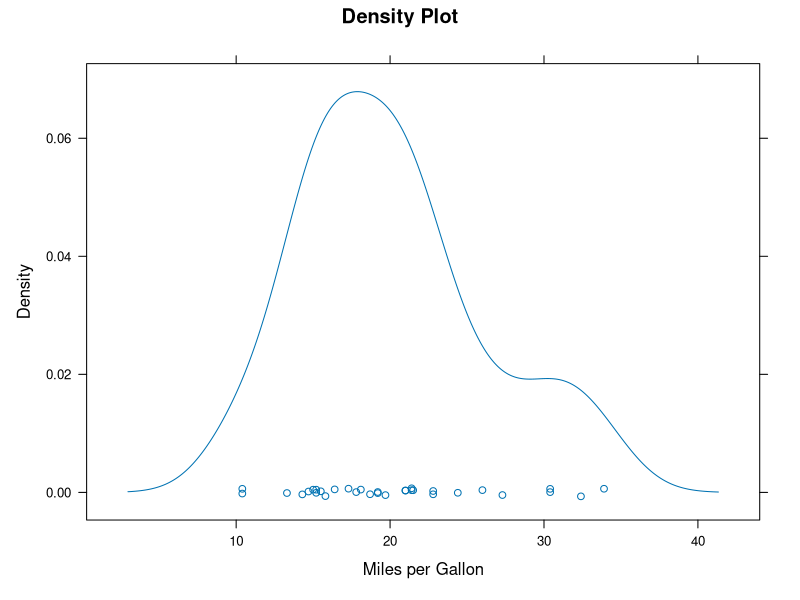
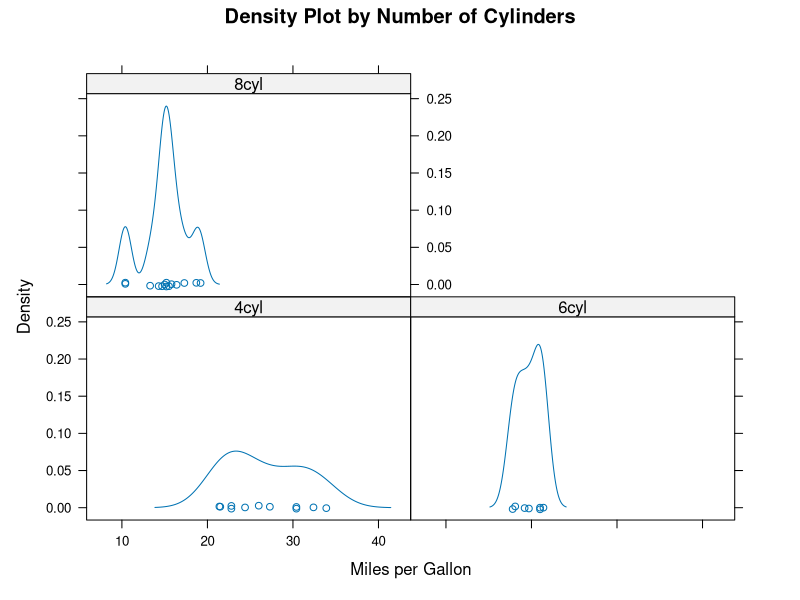
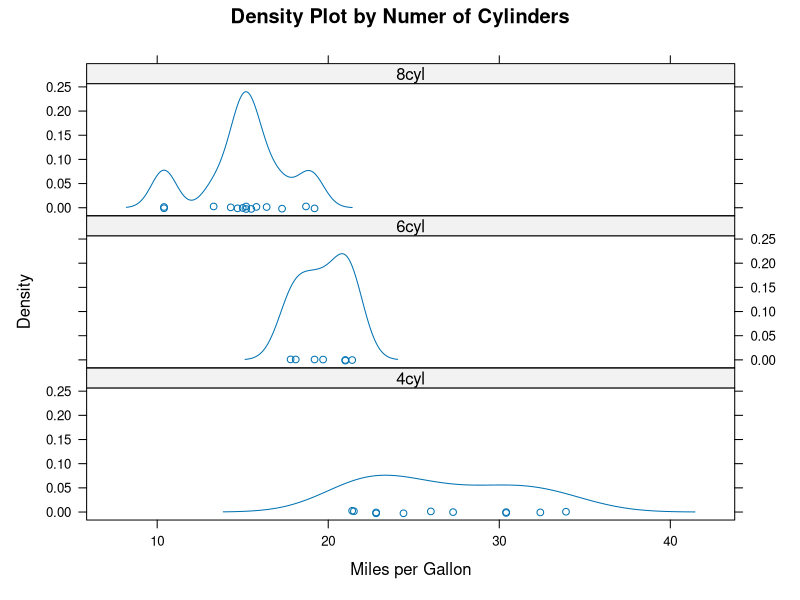
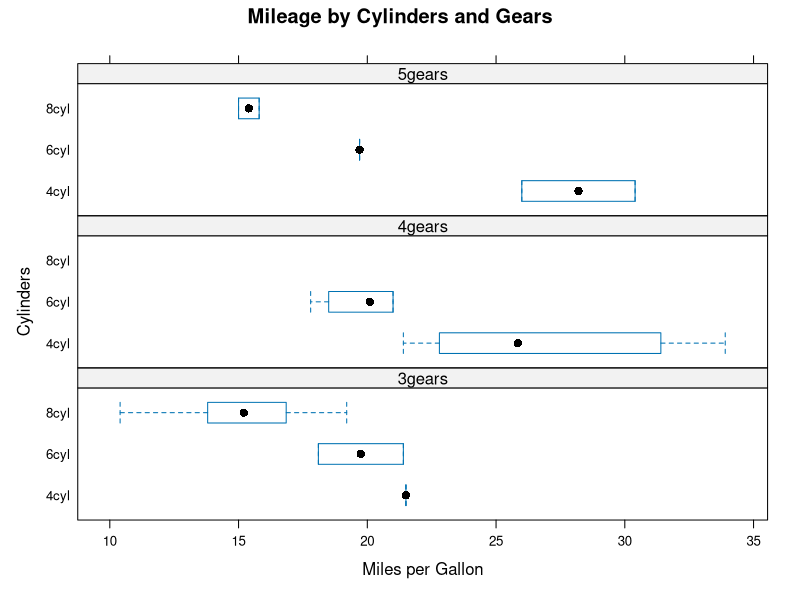
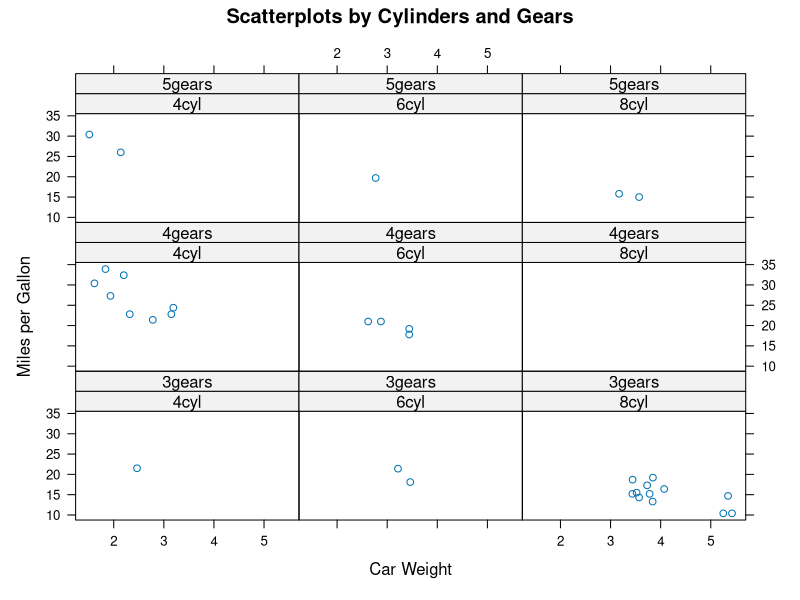
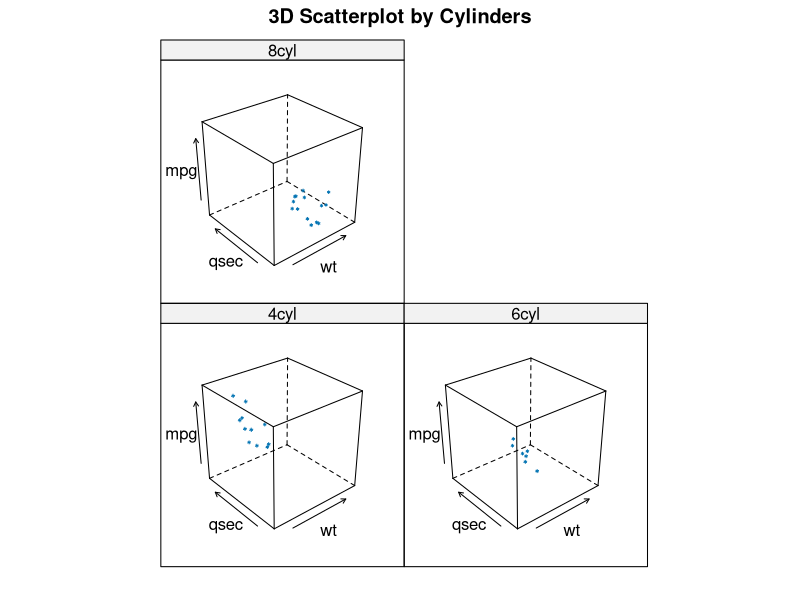
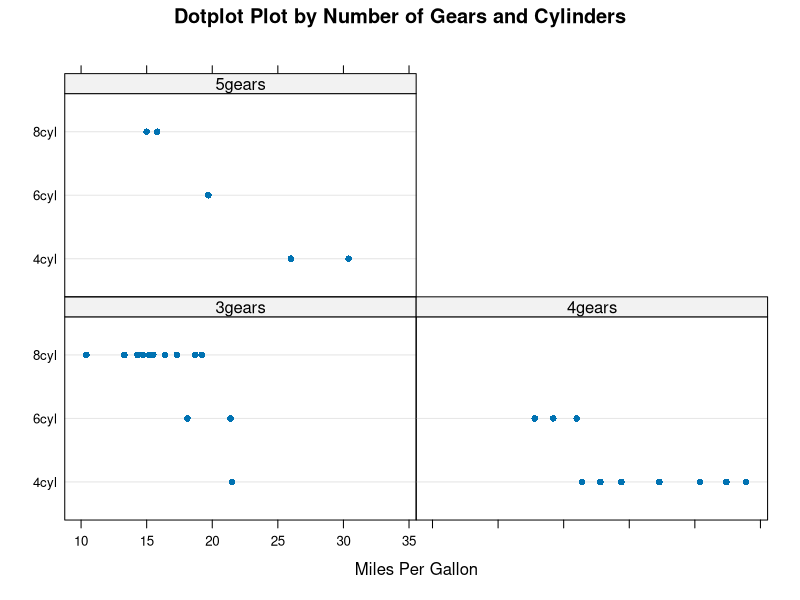
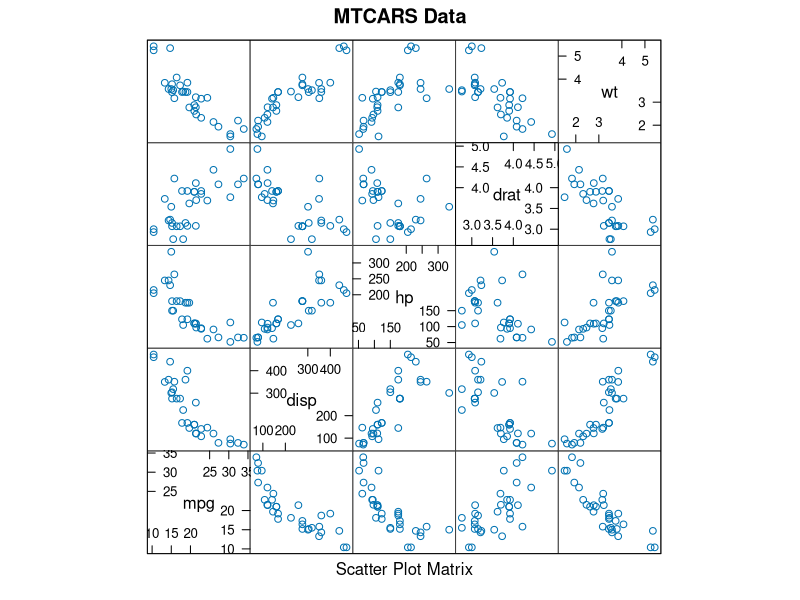

Recreate these plots in R, in order.
## Lattice example basics
# Lattice Examples 
library(lattice) 
attach(mtcars)

# create factors with value labels 
gear.f<-factor(gear,levels=c(3,4,5),
               labels=c("3gears","4gears","5gears")) 
cyl.f <-factor(cyl,levels=c(4,6,8),
               labels=c("4cyl","6cyl","8cyl")) 

# kernel density plot 
densityplot(~mpg, 
            main="Density Plot", 
            xlab="Miles per Gallon")

# kernel density plots by factor level 
densityplot(~mpg|cyl.f, 
            main="Density Plot by Number of Cylinders",
            xlab="Miles per Gallon")

# kernel density plots by factor level (alternate layout) 
densityplot(~mpg|cyl.f, 
            main="Density Plot by Numer of Cylinders",
            xlab="Miles per Gallon", 
            layout=c(1,3))

# boxplots for each combination of two factors 
bwplot(cyl.f~mpg|gear.f,ylab="Cylinders", xlab="Miles per Gallon",main="Mileage by Cylinders and Gears", layout=(c(1,3)))
       
# scatterplots for each combination of two factors 
xyplot(mpg~wt|cyl.f*gear.f, 
       main="Scatterplots by Cylinders and Gears", 
       ylab="Miles per Gallon", xlab="Car Weight")

# 3d scatterplot by factor level 
cloud(mpg~wt*qsec|cyl.f, layout = c(2,2),
      main="3D Scatterplot by Cylinders") 

# dotplot for each combination of two factors 
dotplot(cyl.f~mpg|gear.f, 
        main="Dotplot Plot by Number of Gears and Cylinders",
        xlab="Miles Per Gallon")

# scatterplot matrix 
splom(mtcars[c(1,3,4,5,6)], 
      main="MTCARS Data")

####


require(grDevices) # for colours
x <- y <- seq(-4*pi, 4*pi, len = 27)
r <- sqrt(outer(x^2, y^2, "+"))
image(z = z <- cos(r^2)*exp(-r/6), col  = gray((0:32)/32))
image(z, axes = FALSE, main = "Math can be beautiful ...",
      xlab = expression(cos(r^2) * e^{-r/6}))
contour(z, add = TRUE, drawlabels = FALSE)

x <- seq(pi/4, 5 * pi, length.out = 100)
y <- seq(pi/4, 5 * pi, length.out = 100)
r <- as.vector(sqrt(outer(x^2, y^2, "+")))
grid <- expand.grid(x=x, y=y)
grid$z <- cos(r^2) * exp(-r/(pi^3))
levelplot(z~x*y, grid, cuts = 50, scales=list(log="e"), xlab="",
          ylab="", main="Weird Function", sub="with log scales",
          colorkey = FALSE, region = TRUE)

require(stats)
attach(environmental)
ozo.m <- loess((ozone^(1/3)) ~ wind * temperature * radiation,
               parametric = c("radiation", "wind"), span = 1, degree = 2)
w.marginal <- seq(min(wind), max(wind), length.out = 50)
t.marginal <- seq(min(temperature), max(temperature), length.out = 50)
r.marginal <- seq(min(radiation), max(radiation), length.out = 4)
wtr.marginal <- list(wind = w.marginal, temperature = t.marginal,
                     radiation = r.marginal)
grid <- expand.grid(wtr.marginal)
grid[, "fit"] <- c(predict(ozo.m, grid))
contourplot(fit ~ wind * temperature | radiation, data = grid,
            cuts = 10, region = TRUE,
            xlab = "Wind Speed (mph)",
            ylab = "Temperature (F)",
            main = "Cube Root Ozone (cube root ppb)")
detach()


## user defined panel functions

states <- data.frame(state.x77,
                     state.name = dimnames(state.x77)[[1]],
                     state.region = state.region)
xyplot(Murder ~ Population | state.region, data = states,
       groups = state.name,
       panel = function(x, y, subscripts, groups) {
         ltext(x = x, y = y, labels = groups[subscripts], cex=1,
               fontfamily = "HersheySans")
       })

## Stacked bar chart
barchart(yield ~ variety | site, data = barley,
         groups = year, layout = c(2,3), stack = TRUE,
         auto.key = list(space = "right"),
         ylab = "Barley Yield (bushels/acre)",
         scales = list(x = list(rot = 45)))

bwplot(voice.part ~ height, data=singer, xlab="Height (inches)")

dotplot(variety ~ yield | site, data = barley)
dotplot(variety ~ yield | year * site, data=barley)
dotplot(variety ~ yield | site,
        data = barley,
        panel = panel.superpose,
        group = year,
        pch = c(1, 3))

dotplot(variety ~ yield | site,data = barley, panel = panel.superpose, group = year, pch = c(1, 3),key = list(space = "right", transparent = TRUE, points = list(pch = c(1, 3),col = 1:2),text = list(c("1932", "1931"))))


## Grouped dot plot showing anomaly at Morris
dotplot(variety ~ yield | site, data = barley, groups = year,
        key = simpleKey(levels(barley$year), space = "right"),
        xlab = "Barley Yield (bushels/acre) ",
        aspect=0.5, layout = c(2,3), ylab=NULL)

Depth = equal.count(quakes$depth,number = 8,overlap = .1)
xyplot(lat ~ long | Depth, data = quakes, layout = c(4, 2, 1), xlab = "Longtitude", ylab = "Lattitude")

xyplot(lat ~ long | Depth, data = quakes, aspect = 1, layout = c(4, 2, 1), xlab = "Longtitude", ylab = "Lattitude")




bwplot(decrease ~ treatment, OrchardSprays, groups = rowpos,
       panel = "panel.superpose",
       panel.groups = "panel.linejoin",
       xlab = "treatment",
       key = list(lines = Rows(trellis.par.get("superpose.line"),
                               c(1:7, 1)),
                  text = list(lab = as.character(unique(OrchardSprays$rowpos))),
                  columns = 4, title = "Row position"))

######################################################


# Volcano data visualized as matrix. Need to transpose and flip
# matrix horizontally.
image(t(volcano)[ncol(volcano):1,])

# A prettier display of the volcano
x <- 10*(1:nrow(volcano))
y <- 10*(1:ncol(volcano))
image(x, y, volcano, col = terrain.colors(100), axes = FALSE)
contour(x, y, volcano, levels = seq(90, 200, by = 5),
        add = TRUE, col = "peru")
axis(1, at = seq(100, 800, by = 100))
axis(2, at = seq(100, 600, by = 100))
box()
title(main = "Maunga Whau Volcano", font.main = 4)


## Tonga Trench Earthquakes

Depth <- equal.count(quakes$depth, number=8, overlap=.1)
xyplot(lat ~ long | Depth, data = quakes)
update(trellis.last.object(),
       strip = strip.custom(strip.names = TRUE, strip.levels = TRUE),
       par.strip.text = list(cex = 0.75),
       aspect = "iso")

## Examples with data from `Visualizing Data' (Cleveland, 1993) obtained
## from http://cm.bell-labs.com/cm/ms/departments/sia/wsc/

EE <- equal.count(ethanol$E, number=9, overlap=1/4)

## Constructing panel functions on the fly; prepanel
xyplot(NOx ~ C | EE, data = ethanol,
       prepanel = function(x, y) prepanel.loess(x, y, span = 1),
       xlab = "Compression Ratio", ylab = "NOx (micrograms/J)",
       panel = function(x, y) {
         panel.grid(h = -1, v = 2)
         panel.xyplot(x, y)
         panel.loess(x, y, span=1)
       },
       aspect = "xy")

xyplot(Sepal.Length + Sepal.Width ~ Petal.Length + Petal.Width | Species,
       data = iris, scales = "free", layout = c(2, 2),
       auto.key = list(x = .6, y = .7, corner = c(0, 0)))



stripplot(voice.part ~ jitter(height), data = singer, aspect = 1,
          jitter.data = TRUE, xlab = "Height (inches)")


xyplot(decrease ~ treatment, OrchardSprays, groups = rowpos,
       type = "a",
       auto.key =
         list(space = "right", points = FALSE, lines = TRUE))

